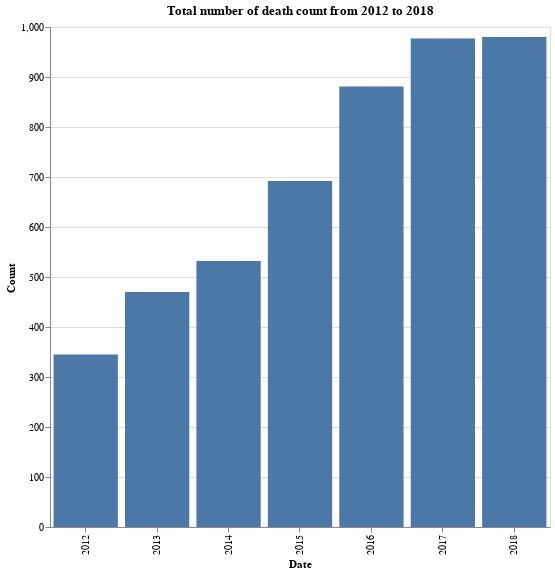

This figure's notebook cell:
### Code cell
Dataframe |>
@vlplot(
    :bar,
    x=:Date,
    y=:Count,
    width=500,
    height=500,
    title = "Total number of death count from 2012 to 2018"
)

### Figure 1 — Vega-Lite specification as saved in the notebook (floating-point values rounded to 4 significant figures)
{"data": {"values": [{"Count": 470, "Date": "2013"}, {"Count": 881, "Date": "2016"}, {"Count": 532, "Date": "2014"}, {"Count": 345, "Date": "2012"}, {"Count": 692, "Date": "2015"}, {"Count": 977, "Date": "2017"}, {"Count": 980, "Date": "2018"}]}, "encoding": {"x": {"field": "Date", "type": "nominal"}, "y": {"field": "Count", "type": "quantitative"}}, "height": 500, "mark": "bar", "title": "Total number of death count from 2012 to 2018", "width": 500}
